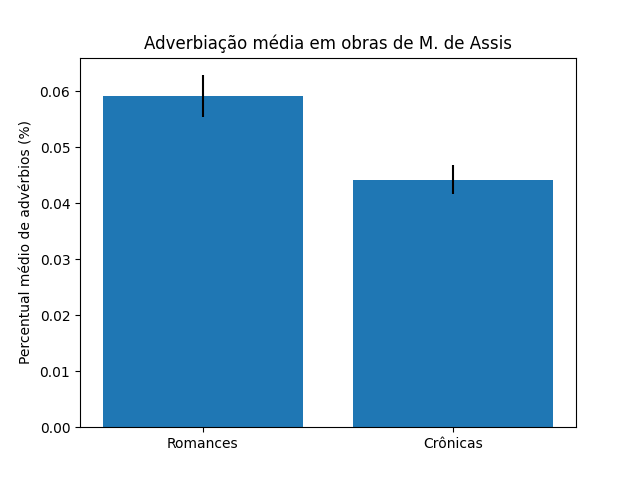

The Python source for this figure:
from nltk.corpus import machado
import spacy
nlp = spacy.load('pt_core_news_lg')
import statistics as stat

#criar a lista de obras
obras = list()
for i in range(1, 6):
    obras.append('romance/marm0' + str(i) + '.txt')

for i in range(1, 6):
    obras.append('cronica/macr0' + str(i) + '.txt')

#etiquetar as palavras, extrair os advérbios, e contar a porcentagem de advérbios.
cont_adv = list()
for obra in obras:
    print(obra)
    s = machado.raw(obra)
    doc = nlp(s)
    etiq = [(pal.orth_, pal.pos_) for pal in doc]
    adv = [(ort, pos) for (ort, pos) in etiq if pos == 'ADV']
    cont_adv.append(len(adv) / len(etiq))

#calcular as médias e desvios-padrões para romances e crônicas.
rom_m = stat.mean(cont_adv[:4])
rom_dp = stat.stdev(cont_adv[:4])
cro_m = stat.mean(cont_adv[5:])
cro_dp = stat.stdev(cont_adv[5:])


#gráfico de barras
import matplotlib.pyplot as plt

tipo_obra = ('Romances', 'Crônicas')
x = [0, 1]
y = [rom_m, cro_m]
dp = [rom_dp, cro_dp]
plt.bar(x, y, yerr = dp)
plt.xticks(x, tipo_obra)
plt.ylabel('Percentual médio de advérbios (%)')
plt.title('Adverbiação média em obras de M. de Assis')

plt.show()


#gráfico de pizza
from collections import defaultdict

lixo = ['PUNCT', 'SPACE', 'X', 'SYM', 'NUM', 'INTJ']
pos2 = [pos for (pal, pos) in etiq if pos not in lixo]

cont = defaultdict(int)
for p in pos2:
    cont[p] += 1

nomes = cont.keys()
ocorrencias = cont.values()

plt.pie(ocorrencias, labels = nomes, autopct='%1.1f%%')
plt.axis('equal')
plt.show()
